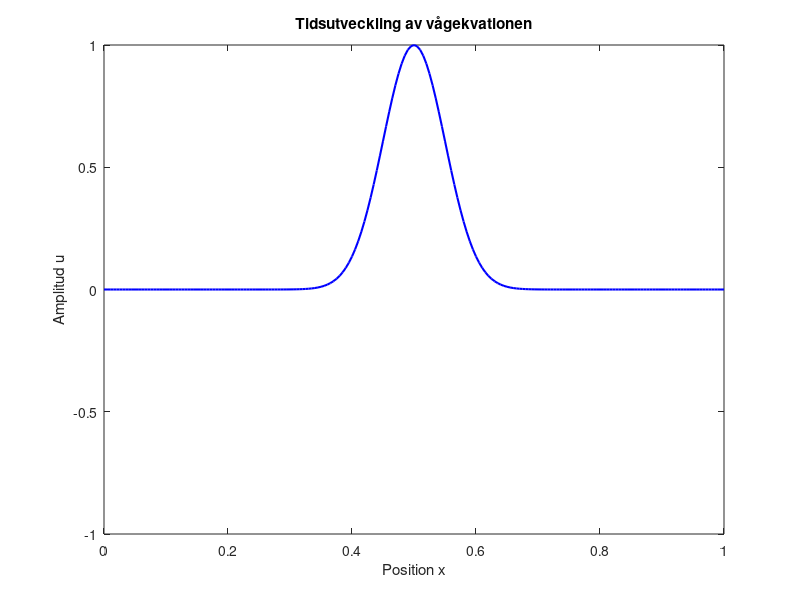
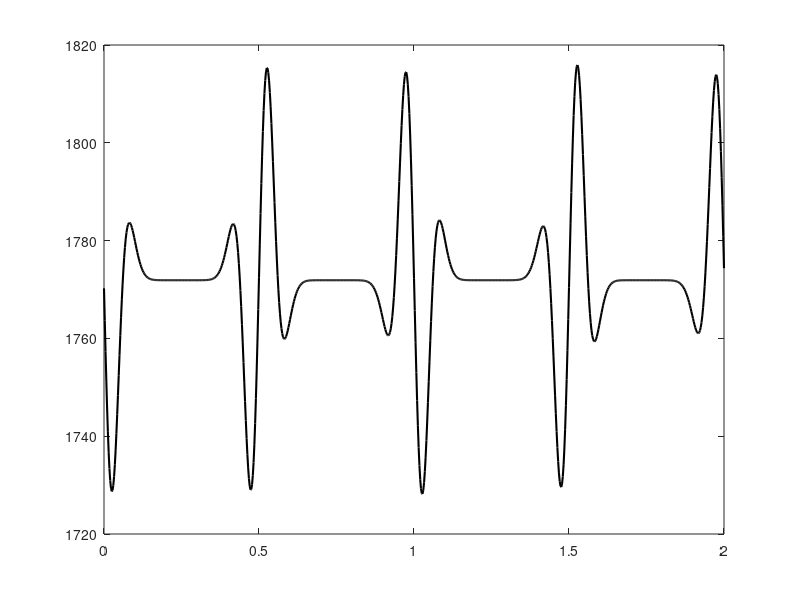

These figures' MATLAB source, in order:
N = 200; 
T = 2;
dx = 1/N;
dt = dx/2.0; 
M = round(T/dt);
c = 1; 

u = zeros(N-1, M+1);
p = zeros(N-1, M+1);

main_diag = -2 * ones(N-1, 1);
off_diag = ones(N-2, 1);
A = (diag(main_diag) + diag(off_diag, 1) + diag(off_diag, -1)) / dx^2;

x = dx * (1:N-1)';

% Begynnelsepuls fr fr
g = @(x) exp(-200*(x-0.5).^2);
u(:,1) = g(x);
p(:,1) = zeros(N-1, 1); 

E = zeros(1, M+1);
E(1) = 0.5 * norm(p(:,1))^2 - 0.5 * c^2 * (u(:,1)' * A * u(:,1));

figure('Name', 'Vågpropagering (Dirichlet)');
X_full = [0; x; 1]; 
U_full = [0; u(:,1); 0]; 
hPlot = plot(X_full, U_full, 'b', 'Linewidth', 1.5);
axis([0 1 -1 1]);
title('Tidsutveckling av vågekvationen');
xlabel('Position x'); 
ylabel('Amplitud u');
drawnow;


% Symplektisk Euler
for m = 1:M
    p(:,m+1) = p(:,m) + dt * c^2 * A * u(:,m);
    
    u(:,m+1) = u(:,m) + dt * p(:,m+1);
    
    E(m+1) = 0.5 * norm(p(:,m+1))^2 - 0.5 * c^2 * (u(:,m+1)' * A * u(:,m+1));
    
    U_full = [0; u(:,m+1); 0];
    set(hPlot, 'YData', U_full);
    drawnow;
end

figure('Name', 'Energins tidsutveckling');
t_vec = linspace(0, T, M+1);
plot(t_vec, E, 'k', 'LineWidth', 1.5);
